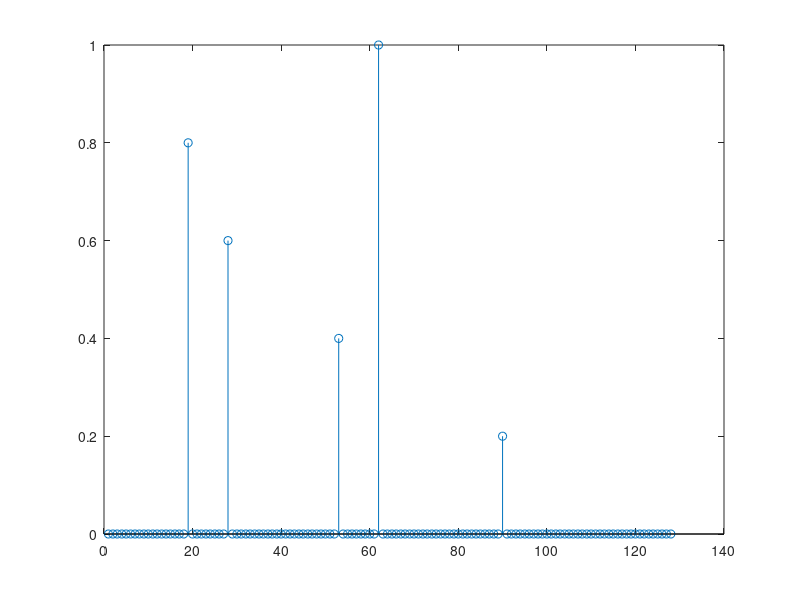
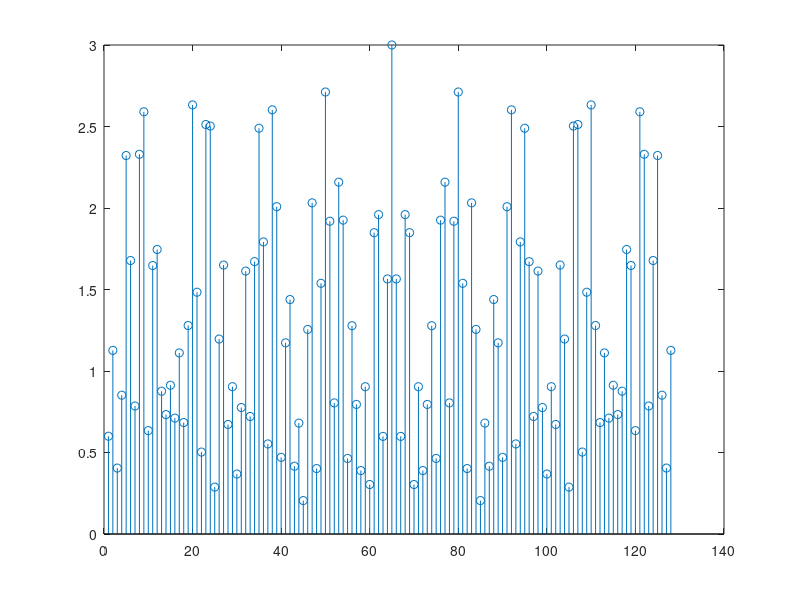
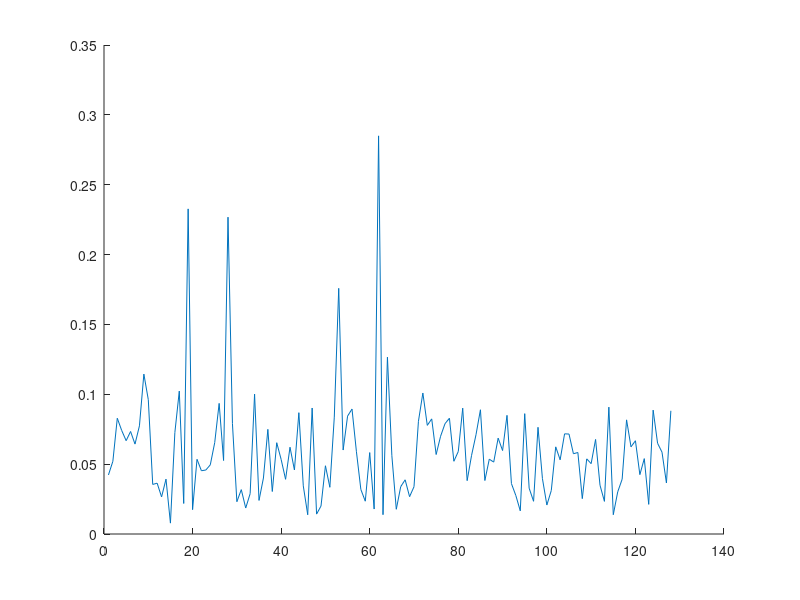

Here is the MATLAB script that generated these plots, in order: (Note: this script raises an error after producing the figures.)
x = [[1:5]/5 zeros(1,128-5)];
x = x(randperm(128));
%[0.01 0.05 0.1 0.2];

X = fftshift(fft(x));

figure
stem(x);
figure
stem(abs(X));

%periodic downsampled samples
Xu = zeros(1,128);
Xu(1:4:128) = X(1:4:128);

%random samples
Xr = zeros(1,128);
prm = randperm(128);
Xr(prm(1:32)) = X(prm(1:32));
xr = ifft(ifftshift(Xr))*4;

%part d
lambda = 0.1;
Y = Xr;
X_hat = Y; %initialise
x_hat = ifft(ifftshift(X_hat));
figure
hold on
h=plot(abs(x_hat));
for i=1:1:300
    %h=stem(x_hat);
    
    for i=1:1:128
        x_hat(i) = SoftThresh(x_hat(i),lambda);
    end
    X_hat = fftshift(fft(x_hat));
    X_hat = X_hat.*(Y==0) + Y;
    %stem(x_hat) drawnow;
    x_hat = ifft(ifftshift(X_hat));
    pause(0.1);
    delete(h);
    h = plot(abs(x_hat)); 
    drawnow;
end
